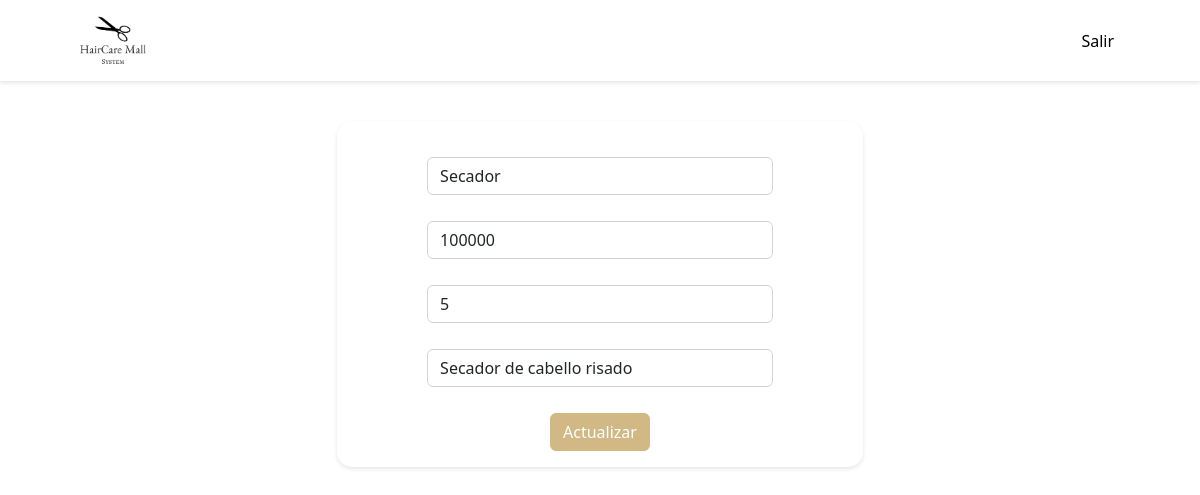
The app's page /actualizar.php?id=4 with its own data.
### tables this page shows
CREATE TABLE `producto` (
  `prod_codigo` int(11) NOT NULL,
  `prod_nombre` varchar(50) DEFAULT NULL,
  `prod_precioVenta` float DEFAULT NULL,
  `prod_Stock` float DEFAULT NULL,
  `prod_descripcion` text DEFAULT NULL
);

### actualizar.php (the view, shortened to what this page needs)
<?php
    $con=conectar();
$id=$_GET['id'];
$sql="SELECT * FROM producto WHERE prod_codigo='$id'";
$query=mysqli_query($con,$sql);
$row=mysqli_fetch_array($query);
?>
<!DOCTYPE html>
<html lang="en">
<?php
include('head.php');
include('navbarR.php');
?>
    <body>
        <div class="container mt-5 pt-5" style="width:600px">
        <div class="card box" >
            <div class="card-body">
            <form action="update.php" method="POST">
                    <input type="text" class="form-control mb-3" name="prod_nombre" placeholder="Dni" value="<?php echo $row['prod_nombre']  ?>">
                    <input type="text" class="form-control mb-3" name="prod_precioVenta" placeholder="Nombres" value="<?php echo $row['prod_precioVenta']  ?>">
                    <input type="text" class="form-control mb-3" name="prod_Stock" placeholder="Apellidos" value="<?php echo $row['prod_Stock']  ?>">
                    <input type="text" class="form-control mb-3" name="prod_descripcion" placeholder="Apellidos" value="<?php echo $row['prod_descripcion']  ?>">
                <input type="submit" class="btn btn-primary btn-block" value="Actualizar">
        </form>
            </div>
                </div>
        </div>
    </body>
</html>

### actualizar.php (style rules this page uses)
.card { margin: 25px; border-radius: 15px; box-shadow: 0px 2px 4px rgba(0, 0, 0, 0.1); border: none; }
.card form { padding-top:20px; display: flex; justify-content: center; align-items: center; flex-direction: column; gap: 10px; }

### records on screen
producto: prod_nombre "Secador", prod_precioVenta "100000", prod_Stock "5", prod_descripcion "Secador de cabello risado"
